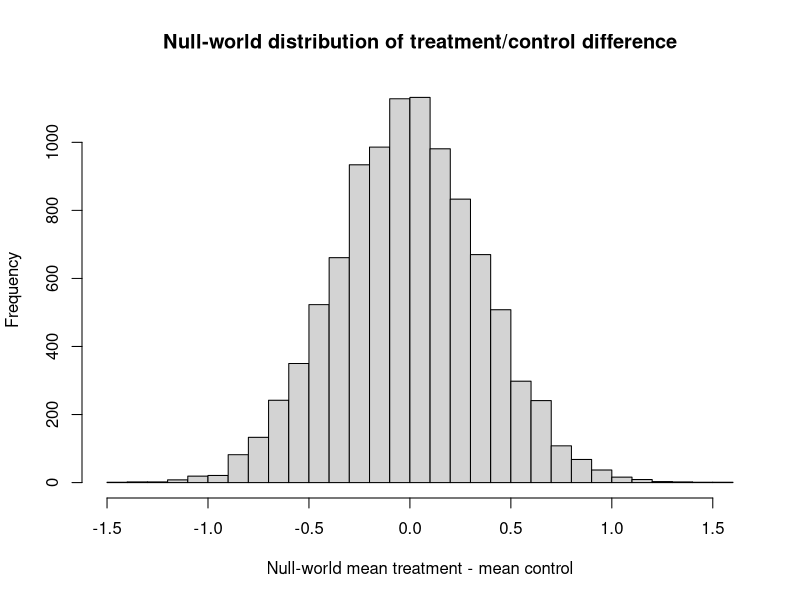

Write R code to recreate this figure.
## ---- chunk 1
# Get treatment and control values from data file.
birth_df <- read.csv('data/birthweights.csv')
# Birthweidhts for Drug A participants.
treat_df <- subset(birth_df, birth_df$Treatment == 'Drug A')
# Birthweigts as vector.
treat <- treat_df$Birthweight
# Control birthweights.
control_df <- subset(birth_df, birth_df$Treatment == 'Control')
# Birthweigts as vector.
control <- control_df$Birthweight

# Actual difference.
actual_diff <- mean(treat) - mean(control)
# Show the actual difference.
actual_diff
## ---- chunk 2
# Concatenate treatment and control vectors.
both <- c(treat, control)

# Number of trials.
n_trials <- 10000

# Make vector to store results for each trial.
results <- numeric(n_trials)

# Do 10000 simulations
for (i in 1:n_trials) {
    # Take a resample of 15 from all birth weights.
    fake_treat <- sample(both, size=15, replace=TRUE)
    # Take a second, similar resample.
    fake_control <- sample(both, size=15, replace=TRUE)
    # Find the means of the two resamples.
    mt <- mean(fake_treat)
    mc <- mean(fake_control)
    # Find the difference between the means of the two resamples.
    diff <- mt - mc
    # Keep score of the result.
    results[i] <- diff
    # End the simulation experiment, go back and repeat
}
# Produce a histogram of the resample differences
hist(results, breaks=25,
    main='Null-world distribution of treatment/control difference',
    xlab='Null-world mean treatment - mean control')
# How often did resample differences exceed the observed difference of
# .82?
k <- sum(results >= actual_diff)
kk <- k / n_trials
message('Proportion null-world differences >= actual difference: ', kk)
